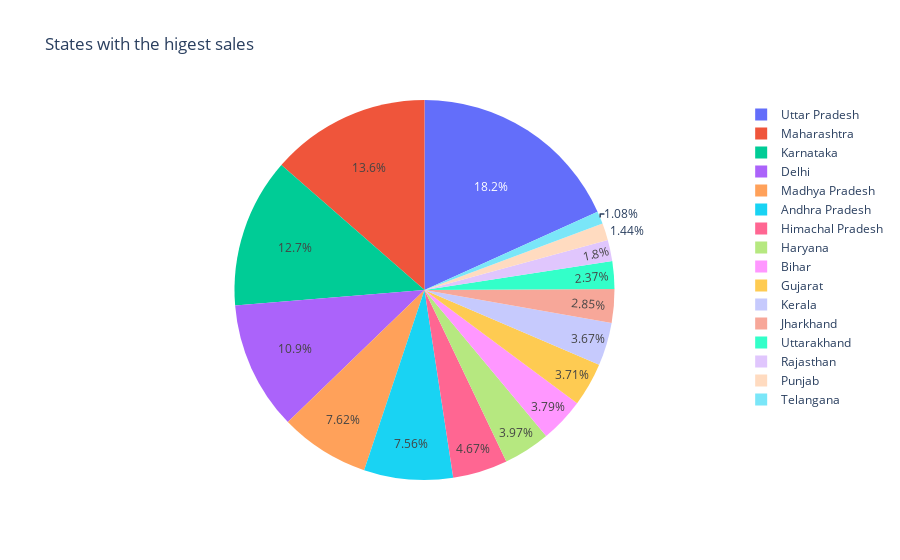

Source (notebook cell):
### Markdown cell above
Auto was the most purchased item

### Code cell
fig=px.pie(diwali, 'State','Amount',title='States with the higest sales ')
fig.show()

### Figure 1 — Plotly figure (JSON) as saved in the notebook; plotly's stock layout.template omitted (floating-point values rounded to 4 significant figures; data arrays with more than 128 entries replaced by an {"elided": "..."} marker saying what was removed)
{"data": [{"domain": {"x": [0, 1], "y": [0, 1]}, "hovertemplate": "State=%{label}<br>Amount=%{value}<extra></extra>", "labels": {"elided": "11251 str values"}, "legendgroup": "", "name": "", "showlegend": true, "type": "pie", "values": {"elided": "11251 float values"}}], "layout": {"legend": {"tracegroupgap": 0}, "title": {"text": "States with the higest sales "}}}
